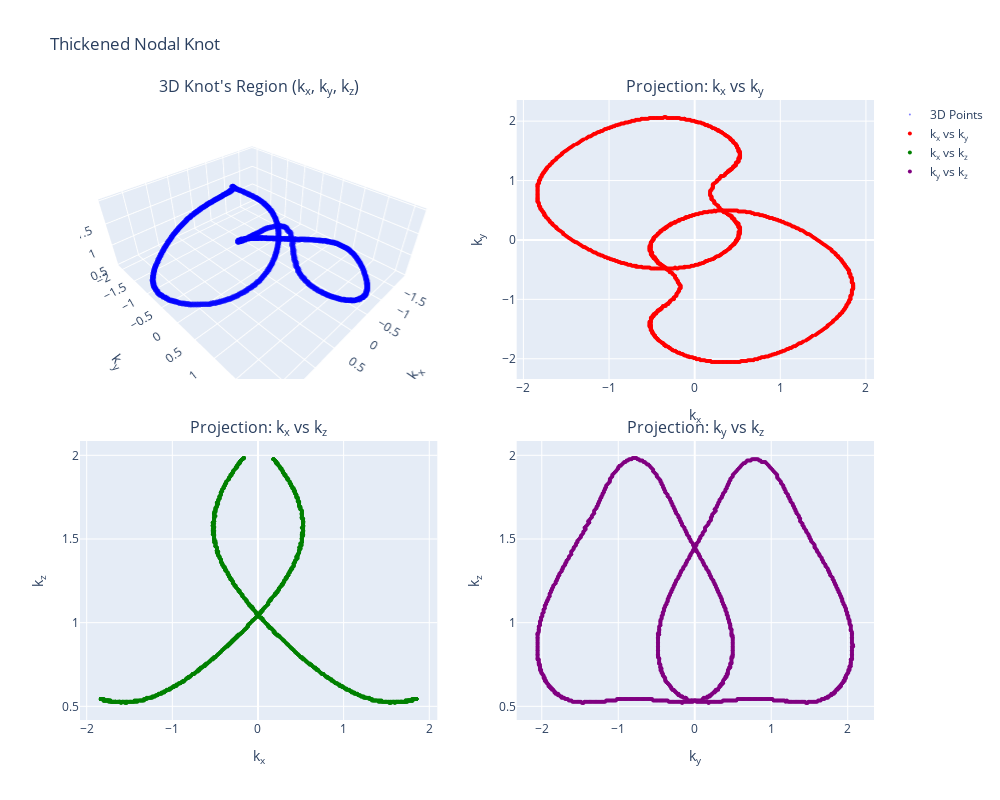

Notebook code for this chart:
### Markdown cell above
## Skeletons of Non-Thickened Knot

### Code cell
hopf_points = hopf.knot_skeleton_points()
hopf_figure = hopf.plot_3D(hopf_points)
hopf_figure.show()

### Figure 1 — Plotly figure (JSON) as saved in the notebook; plotly's stock layout.template omitted (floating-point values rounded to 4 significant figures; data arrays with more than 128 entries replaced by an {"elided": "..."} marker saying what was removed)
{"data": [{"marker": {"color": "blue", "opacity": 0.5, "size": 2}, "mode": "markers", "name": "3D Points", "scene": "scene", "type": "scatter3d", "x": {"elided": "1070 float values"}, "y": {"elided": "1070 float values"}, "z": {"elided": "1070 float values"}}, {"marker": {"color": "red", "size": 4}, "mode": "markers", "name": "k<sub>x</sub> vs k<sub>y</sub>", "type": "scatter", "x": {"elided": "1070 float values"}, "xaxis": "x", "y": {"elided": "1070 float values"}, "yaxis": "y"}, {"marker": {"color": "green", "size": 4}, "mode": "markers", "name": "k<sub>x</sub> vs k<sub>z</sub>", "type": "scatter", "x": {"elided": "1070 float values"}, "xaxis": "x2", "y": {"elided": "1070 float values"}, "yaxis": "y2"}, {"marker": {"color": "purple", "size": 4}, "mode": "markers", "name": "k<sub>y</sub> vs k<sub>z</sub>", "type": "scatter", "x": {"elided": "1070 float values"}, "xaxis": "x3", "y": {"elided": "1070 float values"}, "yaxis": "y3"}], "layout": {"annotations": [{"font": {"size": 16}, "showarrow": false, "text": "3D Knot's Region (k<sub>x</sub>, k<sub>y</sub>, k<sub>z</sub>)", "x": 0.225, "xanchor": "center", "xref": "paper", "y": 1, "yanchor": "bottom", "yref": "paper"}, {"font": {"size": 16}, "showarrow": false, "text": "Projection: k<sub>x</sub> vs k<sub>y</sub>", "x": 0.775, "xanchor": "center", "xref": "paper", "y": 1, "yanchor": "bottom", "yref": "paper"}, {"font": {"size": 16}, "showarrow": false, "text": "Projection: k<sub>x</sub> vs k<sub>z</sub>", "x": 0.225, "xanchor": "center", "xref": "paper", "y": 0.45, "yanchor": "bottom", "yref": "paper"}, {"font": {"size": 16}, "showarrow": false, "text": "Projection: k<sub>y</sub> vs k<sub>z</sub>", "x": 0.775, "xanchor": "center", "xref": "paper", "y": 0.45, "yanchor": "bottom", "yref": "paper"}], "height": 800, "scene": {"domain": {"x": [0, 0.45], "y": [0.55, 1]}, "xaxis": {"title": {"text": "k<sub>x</sub>"}}, "yaxis": {"title": {"text": "k<sub>y</sub>"}}, "zaxis": {"title": {"text": "k<sub>z</sub>"}}}, "title": {"text": "Thickened Nodal Knot"}, "width": 1000, "xaxis": {"anchor": "y", "domain": [0.55, 1], "title": {"text": "k<sub>x</sub>"}}, "xaxis2": {"anchor": "y2", "domain": [0, 0.45], "title": {"text": "k<sub>x</sub>"}}, "xaxis3": {"anchor": "y3", "domain": [0.55, 1], "title": {"text": "k<sub>y</sub>"}}, "yaxis": {"anchor": "x", "domain": [0.55, 1], "title": {"text": "k<sub>y</sub>"}}, "yaxis2": {"anchor": "x2", "domain": [0, 0.45], "title": {"text": "k<sub>z</sub>"}}, "yaxis3": {"anchor": "x3", "domain": [0, 0.45], "title": {"text": "k<sub>z</sub>"}}}}
